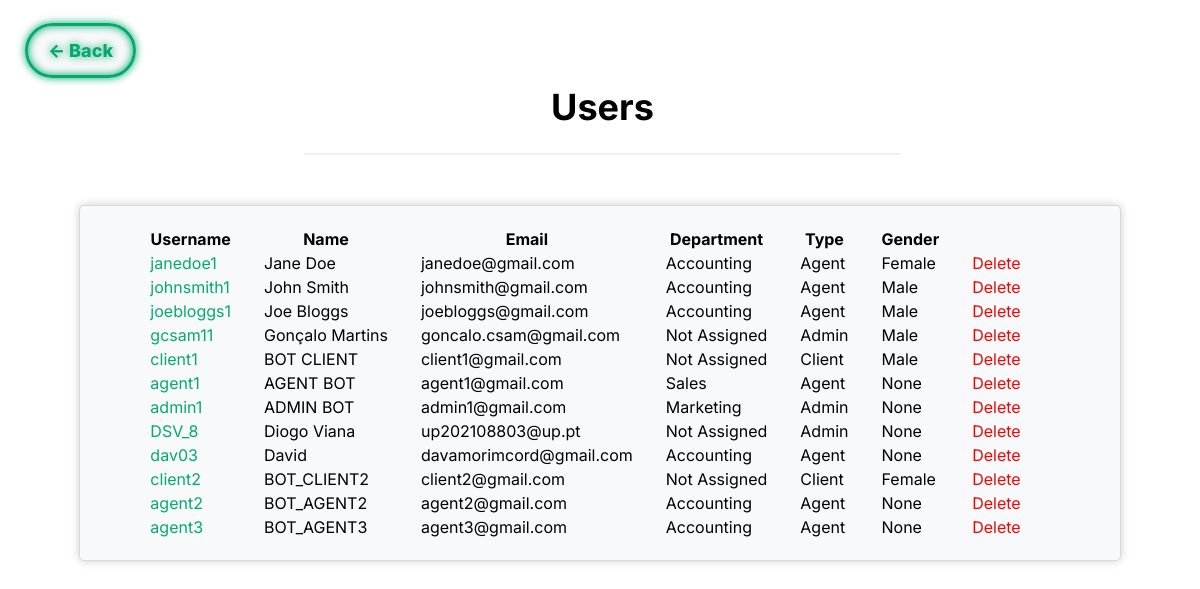
The page /pages/userlist.php (signed in) on the database its author committed.
### tables this page shows
CREATE TABLE USER (
    user_id INTEGER PRIMARY KEY AUTOINCREMENT,
    department_id INT,
    name VARCHAR(255) NOT NULL,
    username VARCHAR(8) NOT NULL UNIQUE,
    email VARCHAR(255) NOT NULL UNIQUE,
    password VARCHAR(255) NOT NULL,
    type VARCHAR(10) NOT NULL DEFAULT 'Client' CHECK (type = 'Agent' OR type = 'Admin' OR type = 'Client'),
    gender VARCHAR(10) DEFAULT 'None' CHECK(gender = 'Male' or gender = 'Female' or gender = 'Other' or gender = 'None'),
    FOREIGN KEY(department_id) REFERENCES DEPARTMENT(department_id) ON DELETE CASCADE ON UPDATE CASCADE
);

CREATE TABLE DEPARTMENT (
    department_id INTEGER PRIMARY KEY AUTOINCREMENT,
    name VARCHAR(255) NOT NULL
);

### database/getUserDepartment.php (called while the page is built)
<?php
    if(!empty($row['department_id']) && is_numeric($row['department_id'])){
        $stmt2 = $db -> prepare('SELECT name FROM Department WHERE department_id = :department_id');
        $stmt2 -> bindParam(':department_id', $row['department_id']);
        $stmt2 -> execute();
        $row2 = $stmt2 -> fetch();
        $department = $row2['name'];
    }
    else{
        $department = 'Not Assigned';
    }
?>

### pages/userlist.php (the view, shortened to what this page needs)
<?php
    include '../database/checkSession.php';
?>
<!DOCTYPE html>
<html>
<head>
	<link rel="stylesheet" href="../css/userlist.css">
</head>
    <body>
        <div class="header_div">
            <a class="backbtn" href="../pages/system.php"> <- Back</a>
            <header>
                <h1>Users</h1>
                <hr>
            </header>
        </div>
        <div class="box">
            <table>
                <tr>
                    <th>Username</th>
                    <th>Name</th>
                    <th>Email</th>
                    <th>Department</th>
                    <th>Type</th>
                    <th>Gender</th>
                </tr>
                <?php
                    $stmt = $db->prepare('SELECT * FROM USER');
                    $stmt->execute();
                    while($row = $stmt->fetch()){
                        include '../database/getUserDepartment.php';
                        echo '<tr>
                        <td "><a id="username" href="../pages/profile_viewer.php?id='.$row['user_id'].'">'.$row['username'].'</a></td>
                        <td>'.$row['name'].'</td>
                        <td>'.$row['email'].'</td>
                        <td>'.$department.'</td>
                        <td>'.$row['type'].'</td>
                        <td>'.$row['gender'].'</td>
                        <td><a id="delete" href="../database/deleteUser.php?id='.$row['user_id'].'">Delete</a></td>
                        </tr>';
                    }
                ?>
            </table>
        </div>
    </body>
</html>

### css/userlist.css (style rules this page uses)
:root { --clr-neon_green: #04AA6D; --clr-neon_red: #e90808; --clr-bg: #f8f9fa; }
*, *::before *::after { box-sizing: border-box; }
.backbtn { background-color: var(--clr-bg); color: var(--clr-neon_green); padding: 14px 20px; margin: 20px; border: 3px solid var(--clr-neon_green); border-radius: 32px; cursor: pointer; opacity: 1; text-align: center; font-weight: 800; font-size: large; width: 25%; transition: opacity 100ms linear; text-shadow: 0 0 0.125em hsl(0 0% 100% / 0.5), 0 0 0.45em var(--clr-neon_green); box-shadow: inset 0 0 0.5em 0 var(--clr-neon_green), 0 0 0.5em 0 var(--clr-neon_green); text-decoration: none; }
header { padding-left: 25%; padding-right: 25%; }
h1 { font-family: 'Inter', sans-serif; font-size: 36px; text-align: center; }
hr { border: 1px solid #f1f1f1; margin-bottom: 20px; }
body { margin: 0; padding: 0; font-family: 'Inter', sans-serif; }
.header_div { padding-top: 40px; padding-left: 5px; }
.box { margin: 50px auto; max-height: 65vh; min-width: 850px; max-width: 1000px; padding: 20px; background-color: #f8f9fa; border: 1px solid #d6d8db; border-radius: 5px; box-shadow: 0px 0px 10px rgba(0,0,0,0.2); display: grid; justify-content: center; }
.box table { overflow-x: hidden; overflow-y: auto; }
.box table tr th { padding-right: 30px; }
.box table tr td { padding-right: 30px; }
.box table #username { text-decoration: none; color: var(--clr-neon_green); }
.box table #delete { text-decoration: none; color: var(--clr-neon_red); }

### rows shown on the page
user: username "janedoe1", name "Jane Doe", email "janedoe@gmail.com", department.name "Accounting", type "Agent", gender "Female"
user: username "johnsmith1", name "John Smith", email "johnsmith@gmail.com", department.name "Accounting", type "Agent", gender "Male"
user: username "joebloggs1", name "Joe Bloggs", email "joebloggs@gmail.com", department.name "Accounting", type "Agent", gender "Male"
user: username "gcsam11", name "Gonçalo Martins", email "goncalo.csam@gmail.com", department "Not Assigned", type "Admin", gender "Male"
user: username "client1", name "BOT CLIENT", email "client1@gmail.com", department "Not Assigned", type "Client", gender "Male"
user: username "agent1", name "AGENT BOT", email "agent1@gmail.com", department.name "Sales", type "Agent", gender "None"
user: username "admin1", name "ADMIN BOT", email "admin1@gmail.com", department.name "Marketing", type "Admin", gender "None"
user: username "DSV_8", name "Diogo Viana", email "up202108803@up.pt", department "Not Assigned", type "Admin", gender "None"
user: username "dav03", name "David", email "davamorimcord@gmail.com", department.name "Accounting", type "Agent", gender "None"
user: username "client2", name "BOT_CLIENT2", email "client2@gmail.com", department "Not Assigned", type "Client", gender "Female"
user: username "agent2", name "BOT_AGENT2", email "agent2@gmail.com", department.name "Accounting", type "Agent", gender "None"
user: username "agent3", name "BOT_AGENT3", email "agent3@gmail.com", department.name "Accounting", type "Agent", gender "None"
